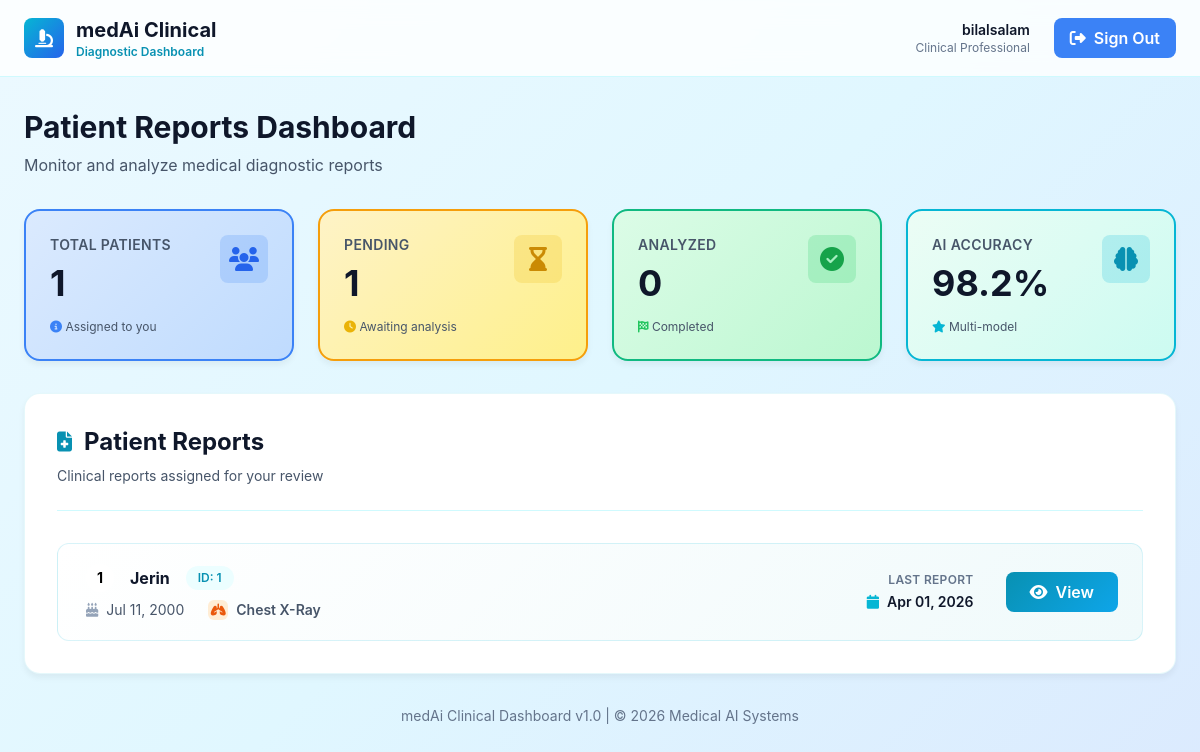
Page /dashboard/ (signed in) on the earlier database version.
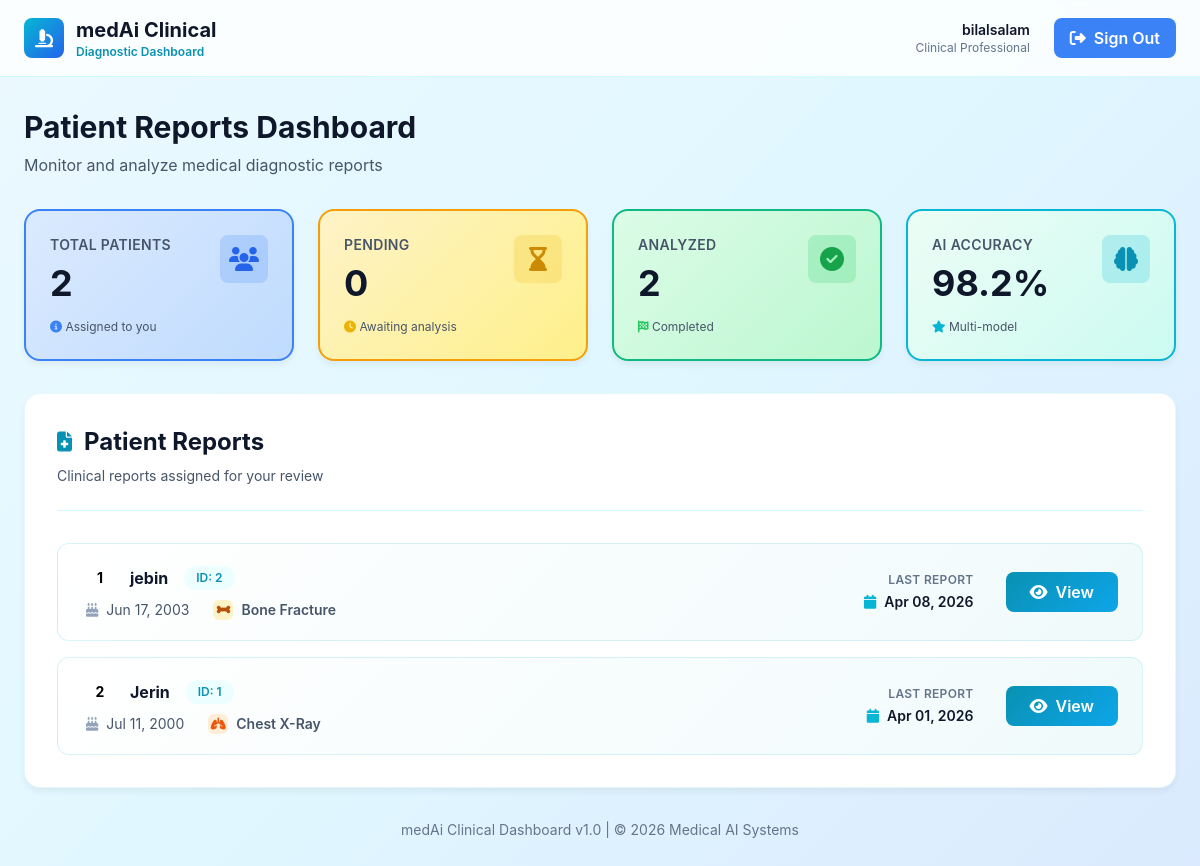
Same page on the later database version.
### medAiapp/models.py (models this page shows, shortened)
class Patient(models.Model):
	name = models.CharField(max_length=150)
	dob = models.DateField(null=True, blank=True)
	details = models.TextField(blank=True)
	created_at = models.DateTimeField(auto_now_add=True)

class Report(models.Model):
	MODALITY_CHOICES = [
		('Fracture', 'Bone Fracture'),
		('MRI', 'Brain MRI'),
		('Skin', 'Skin Lesion'),
		('XRay', 'Chest X-Ray'),
	]
	patient = models.ForeignKey(Patient, on_delete=models.CASCADE, related_name='reports')
	uploaded_by = models.ForeignKey(User, on_delete=models.SET_NULL, null=True, related_name='uploaded_reports')
	assigned_doctor = models.ForeignKey(User, on_delete=models.SET_NULL, null=True, related_name='doctor_reports')
	xray_image = models.ImageField(upload_to='xray_reports/')
	description = models.TextField(blank=True)
	modality = models.CharField(max_length=50, choices=MODALITY_CHOICES, default='XRay')
	created_at = models.DateTimeField(auto_now_add=True)
	ai_result = models.TextField(blank=True)
	ai_prediction_label = models.CharField(max_length=255, blank=True, null=True)
	ai_confidence_score = models.CharField(max_length=50, blank=True, null=True)
	ai_analysis = models.TextField(blank=True)
	ai_report = models.TextField(blank=True)
	ai_prediction_generated_at = models.DateTimeField(blank=True, null=True)

### medAiapp/views.py (the view)
# urls.py: path('dashboard/', views.dashboard, name='dashboard'),
def dashboard(request):
    user = request.user
    context = {'user': user}
    if hasattr(user, 'userprofile') and user.userprofile.role == 'doctor':
        from medAiapp.models import Report, Patient
        reports = Report.objects.filter(
            assigned_doctor=user,
            patient__isnull=False
        ).select_related('patient').order_by('-created_at')
        patients_map = {}
        for report in reports:
            if report.patient_id not in patients_map:
                patients_map[report.patient_id] = {
                    'patient_obj': report.patient,  # Storing the actual Patient object
                    'last_report': report
                }
        context['assigned_patients'] = list(patients_map.values())
        context['total_patients'] = len(patients_map)  # Unique patients
        context['total_reports'] = reports.filter(ai_prediction_label__isnull=False).count()  # Analyzed reports
        context['pending_reports'] = reports.filter(ai_prediction_label__isnull=True).count()  # Pending analysis
    return render(request, 'dashboard.html', context)

### medAiapp/templates/dashboard.html (shortened to what this page needs)
<!DOCTYPE html>
<html lang="en">
<head>
    <script src="https://cdn.tailwindcss.com"></script>
    <link rel="stylesheet" href="https://cdnjs.cloudflare.com/ajax/libs/font-awesome/6.4.0/css/all.min.css">
</head>
<body>
    <header class="sticky top-0 z-50 backdrop-blur-md bg-white/80 border-b border-cyan-100">
        <div class="max-w-7xl mx-auto px-6 py-4 flex justify-between items-center">
            <div class="flex items-center gap-3">
                <div class="w-10 h-10 rounded-lg bg-gradient-to-br from-cyan-500 to-blue-600 flex items-center justify-center">
                    <i class="fas fa-microscope text-white text-lg"></i>
                </div>
                <div>
                    <h1 class="text-xl font-bold text-slate-900">medAi Clinical</h1>
                    <p class="text-xs text-cyan-600 font-semibold">Diagnostic Dashboard</p>
                </div>
            </div>
            <div class="flex items-center gap-6">
                <div class="text-right hidden sm:block">
                    <p class="text-sm font-semibold text-slate-900">{{ user.username }}</p>
                    <p class="text-xs text-slate-500">Clinical Professional</p>
                </div>
                <a href="/logout/" class="flex items-center gap-2 bg-blue-500 hover:bg-red-600 text-white px-4 py-2 rounded-lg font-semibold transition">
                    <i class="fas fa-sign-out-alt"></i> Sign Out
                </a>
            </div>
        </div>
    </header>
    <main class="flex-1 overflow-y-auto">
        <div class="max-w-7xl mx-auto px-6 py-8">
            <div class="mb-8">
                <h2 class="text-3xl font-bold text-slate-900 mb-2">Patient Reports Dashboard</h2>
                <p class="text-slate-600">Monitor and analyze medical diagnostic reports</p>
            </div>
            <div class="grid grid-cols-1 md:grid-cols-2 lg:grid-cols-4 gap-6 mb-8">
                <div class="module-card stat-badge blue p-6">
                    <div class="flex items-start justify-between mb-4">
                        <div>
                            <p class="text-sm font-semibold text-slate-600 uppercase tracking-wide">Total Patients</p>
                            <h3 class="text-4xl font-bold text-slate-900 mt-2">{{ total_patients|default:'0' }}</h3>
                        </div>
                        <div class="w-12 h-12 rounded-lg bg-blue-500/20 flex items-center justify-center">
                            <i class="fas fa-users text-2xl text-blue-600"></i>
                        </div>
                    </div>
                    <p class="text-xs text-slate-600"><i class="fas fa-info-circle text-blue-500"></i> Assigned to you</p>
                </div>
                <div class="module-card stat-badge amber p-6">
                    <div class="flex items-start justify-between mb-4">
                        <div>
                            <p class="text-sm font-semibold text-slate-600 uppercase tracking-wide">Pending</p>
                            <h3 class="text-4xl font-bold text-slate-900 mt-2">{{ pending_reports|default:'0' }}</h3>
                        </div>
                        <div class="w-12 h-12 rounded-lg bg-yellow-500/20 flex items-center justify-center">
                            <i class="fas fa-hourglass-end text-2xl text-yellow-600"></i>
                        </div>
                    </div>
                    <p class="text-xs text-slate-600"><i class="fas fa-clock text-yellow-500"></i> Awaiting analysis</p>
                </div>
                <div class="module-card stat-badge emerald p-6">
                    <div class="flex items-start justify-between mb-4">
                        <div>
                            <p class="text-sm font-semibold text-slate-600 uppercase tracking-wide">Analyzed</p>
                            <h3 class="text-4xl font-bold text-slate-900 mt-2">{{ total_reports|default:'0' }}</h3>
                        </div>
                        <div class="w-12 h-12 rounded-lg bg-green-500/20 flex items-center justify-center">
                            <i class="fas fa-check-circle text-2xl text-green-600"></i>
                        </div>
                    </div>
                    <p class="text-xs text-slate-600"><i class="fas fa-flag-checkered text-green-500"></i> Completed</p>
                </div>
                <div class="module-card stat-badge cyan p-6">
                    <div class="flex items-start justify-between mb-4">
                        <div>
                            <p class="text-sm font-semibold text-slate-600 uppercase tracking-wide">AI Accuracy</p>
                            <h3 class="text-4xl font-bold text-slate-900 mt-2">98.2%</h3>
                        </div>
                        <div class="w-12 h-12 rounded-lg bg-cyan-500/20 flex items-center justify-center">
                            <i class="fas fa-brain text-2xl text-cyan-600"></i>
                        </div>
                    </div>
                    <p class="text-xs text-slate-600"><i class="fas fa-star text-cyan-500"></i> Multi-model</p>
                </div>
            </div>
            <div class="module-card p-8">
                <div class="mb-8 pb-6 border-b border-cyan-100">
                    <h3 class="text-2xl font-bold text-slate-900 flex items-center gap-3 mb-2">
                        <i class="fas fa-file-medical text-cyan-600 text-xl"></i>
                        Patient Reports
                    </h3>
                    <p class="text-slate-600 text-sm">Clinical reports assigned for your review</p>
                </div>
                {% if assigned_patients %}
                    <div class="space-y-4">
                    {% for item in assigned_patients %}
                        <div class="report-item flex items-center">
                            <div class="flex-1 px-6 py-5 flex items-center justify-between gap-8">
                                <div class="flex-1">
                                    <div class="flex items-center gap-4 mb-2">
                                        <span class="flex items-center justify-center w-7 h-7 rounded-full bg-white text-black font-bold text-sm">{{ forloop.counter }}</span>
                                        <h4 class="text-base font-bold text-slate-900">{{ item.patient_obj.name }}</h4>
                                        <span class="text-xs font-semibold text-cyan-600 bg-cyan-50 px-3 py-1 rounded-full">ID: {{ item.patient_obj.id }}</span>
                                    </div>
                                    <div class="flex items-center gap-6 text-sm">
                                        <div class="flex items-center gap-2">
                                            <i class="fas fa-birthday-cake text-slate-400"></i>
                                            <span class="text-slate-600">{{ item.patient_obj.dob|date:"M d, Y"|default:"Not recorded" }}</span>
                                        </div>
                                        <div class="flex items-center gap-2">
                                            {% if item.last_report %}
                                                <span class="w-5 h-5 rounded-md flex items-center justify-center text-xs
                                                    {% if item.last_report.modality == 'XRay' %}
                                                        bg-orange-100 text-orange-600
                                                    {% elif item.last_report.modality == 'MRI' %}
                                                        bg-purple-100 text-purple-600
                                                    {% elif item.last_report.modality == 'Fracture' %}
                                                        bg-amber-100 text-amber-700
                                                    {% elif item.last_report.modality == 'Skin' %}
                                                        bg-red-100 text-red-600
                                                    {% else %}
                                                        bg-slate-100 text-slate-600
                                                    {% endif %}">
                                                    {% if item.last_report.modality == 'XRay' %}
                                                        <i class="fas fa-lungs"></i>
                                                    {% elif item.last_report.modality == 'MRI' %}
                                                        <i class="fas fa-brain"></i>
                                                    {% elif item.last_report.modality == 'Fracture' %}
                                                        <i class="fas fa-bone"></i>
                                                    {% elif item.last_report.modality == 'Skin' %}
                                                        <i class="fas fa-user"></i>
                                                    {% else %}
                                                        <i class="fas fa-question-circle"></i>
                                                    {% endif %}
                                                </span>
                                                <span class="text-slate-600 font-semibold">{{ item.last_report.get_modality_display }}</span>
                                            {% else %}
                                                <i class="fas fa-question-circle text-slate-400"></i>
                                                <span class="text-slate-500">No modality</span>
                                            {% endif %}
                                        </div>
                                    </div>
                                </div>
                                <div class="hidden sm:block text-right">
                                    <p class="text-xs text-slate-500 font-semibold uppercase tracking-wide mb-1">Last Report</p>
                                    <p class="text-sm font-semibold text-slate-900 flex items-center justify-end gap-2">
                                        <i class="fas fa-calendar text-cyan-500"></i>
                                        {% if item.last_report %}
                                            {{ item.last_report.created_at|date:"M d, Y" }}
                                        {% else %}
                                            No reports
                                        {% endif %}
                                    </p>
                                </div>
                                <div class="flex-shrink-0">
                                    {% if item.patient_obj.id %}
                                        <a href="{% url 'patient_detail' item.patient_obj.id %}" class="btn-primary px-6 py-2 rounded-lg font-semibold flex items-center gap-2 whitespace-nowrap">
                                            <i class="fas fa-eye"></i> View
                                        </a>
                                    {% else %}
                                        <button disabled class="px-6 py-2 rounded-lg font-semibold bg-slate-100 text-slate-400 cursor-not-allowed whitespace-nowrap">
                                            <i class="fas fa-link"></i> Unlinked
                                        </button>
                                    {% endif %}
                                </div>
                            </div>
                        </div>
                    {% endfor %}
                    </div>
                {% endif %}
            </div>
            <div class="mt-8 text-center text-slate-500 text-sm">
                <p>medAi Clinical Dashboard v1.0 | © 2026 Medical AI Systems</p>
            </div>
        </div>
    </main>
</body>
</html>

### medAiapp/templates/dashboard.html (style rules this page uses)
:root { --primary: #0891b2; --primary-light: #06b6d4; --primary-lighter: #ecfdf5; --bg-gradient: linear-gradient(135deg, #ecf9ff 0%, #e0f7ff 50%, #dbeafe 100%); }
body { background: var(--bg-gradient); min-height: 100vh; font-family: -apple-system, BlinkMacSystemFont, 'Segoe UI', Roboto, sans-serif; }
.module-card { background: white; border-radius: 16px; box-shadow: 0 4px 6px rgba(0, 0, 0, 0.05); border: 1px solid rgba(6, 182, 212, 0.1); transition: all 0.3s cubic-bezier(0.4, 0, 0.2, 1); }
.stat-badge { background: linear-gradient(135deg, #f0f9ff 0%, #e5f8ff 100%); border: 2px solid rgba(6, 182, 212, 0.2); }
.stat-badge.blue { background: linear-gradient(135deg, #dbeafe 0%, #bfdbfe 100%); border-color: #3b82f6; }
.stat-badge.cyan { background: linear-gradient(135deg, #ecfdf5 0%, #ccfbf1 100%); border-color: #06b6d4; }
.stat-badge.amber { background: linear-gradient(135deg, #fef3c7 0%, #fef08a 100%); border-color: #f59e0b; }
.stat-badge.emerald { background: linear-gradient(135deg, #dcfce7 0%, #bbf7d0 100%); border-color: #10b981; }
.report-item { background: linear-gradient(135deg, #ffffff 0%, #f0fafb 100%); border: 1px solid rgba(6, 182, 212, 0.15); border-radius: 12px; transition: all 0.3s ease; }
.btn-primary { background: linear-gradient(135deg, #0891b2 0%, #0ea5e9 100%); color: white; transition: all 0.3s ease; }

Differences in the rows shown:
added Patient: patient_obj.name "jebin", patient_obj.id "2", patient_obj.dob "Jun 17, 2003", last_report.modality "Bone Fracture", last_report.created_at "Apr 08, 2026", shows "View"
Other differences:
{{ total_patients|default:'0' }}: "1" → "2"
{{ pending_reports|default:'0' }}: "1" → "0"
{{ total_reports|default:'0' }}: "0" → "2"
